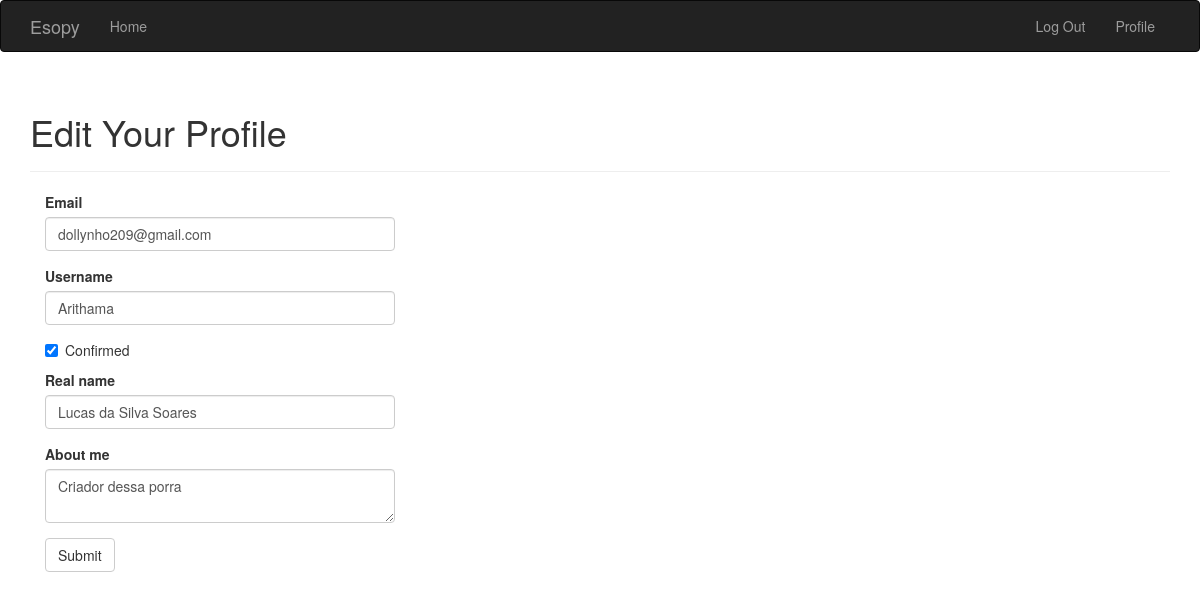
The app's page /edit-profile/9 (signed in), older data.
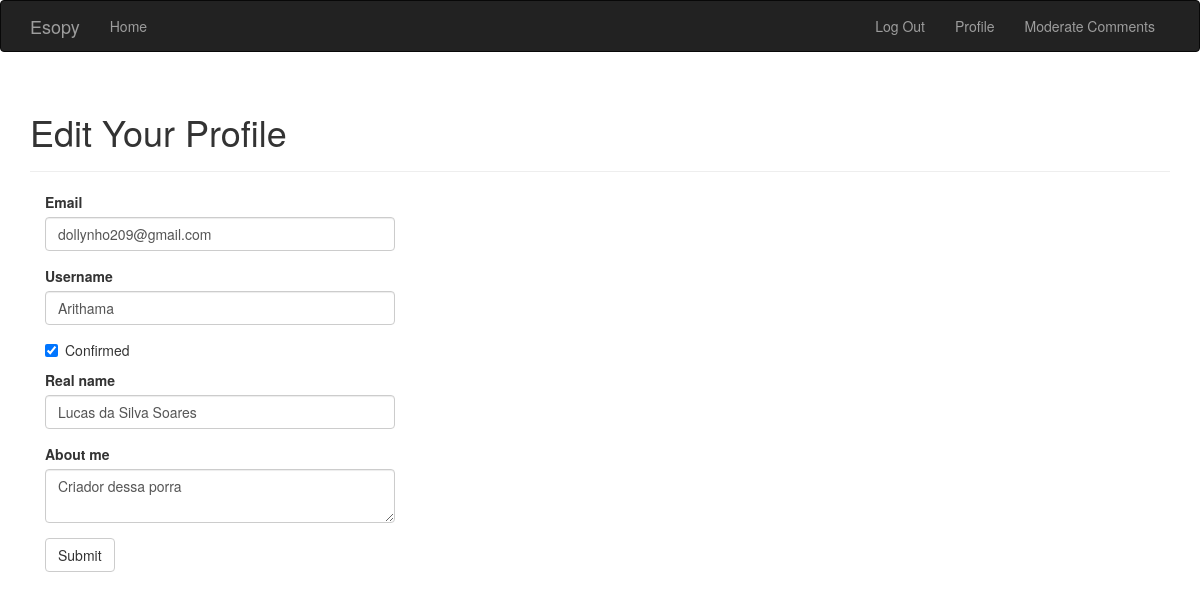
The same page, newer data.
### app/main/views.py (the view, shortened to what this page needs)
@main.route('/edit-profile/<int:id>', methods=['GET', 'POST'])
@login_required
def edit_profile_admin(id):
    if current_user.is_admin:
        user = User.query.get_or_404(id)
        form = EditProfileAdminForm(user=user)
        form.email.data = user.email
        form.username.data = user.username
        form.confirmed.data = user.confirmed
        form.name.data = user.name
        form.about_me.data = user.about_me
        return render_template('edit_profile.html', form=form, user=user)
    else:
        return('You are not allowed to access this page')

### app/main/forms.py (shortened to what this page needs)
class EditProfileAdminForm(FlaskForm):
    email = StringField('Email', validators=[InputRequired(), Length(1, 64),
                                             Email()])
    username = StringField('Username', validators=[
        InputRequired(), Length(1, 64), Regexp('^[A-Za-z][A-Za-z0-9_.]*$', 0,
                                          'Usernames must have only letters, '
                                          'numbers, dots or underscores')])
    confirmed = BooleanField('Confirmed')
    name = StringField('Real name', validators=[Length(0, 64)])
    about_me = TextAreaField('About me')
    submit = SubmitField('Submit')
    def __init__(self, user, *args, **kwargs):
        super(EditProfileAdminForm, self).__init__(*args, **kwargs)
        self.user = user

### app/auth/views.py (called while the page is built)
@auth.before_app_request
def before_request():
    if current_user.is_authenticated \
    and not current_user.confirmed \
    and request.blueprint != 'auth' \
    and request.endpoint != 'static':
        return redirect(url_for('auth.unconfirmed'))

### app/models.py (called while the page is built)
@login_manager.user_loader
def load_user(user_id):
    return User.query.get(int(user_id))

### app/templates/edit_profile.html (shortened to what this page needs)
{% extends "base.html" %}
{% import "bootstrap/wtf.html" as wtf %}
{% block page_content %}
<div class="page-header">
    <h1>Edit Your Profile</h1>
</div>
<div class="col-md-4">
    {{ wtf.quick_form(form) }}
</div>
{% endblock %}

Row changes from the older to the newer data that the page shows:
changed User "dollynho209@gmail.com": is_mod empty → True (drawn)
Text that changed along with them:
text now shown: "Moderate Comments"
